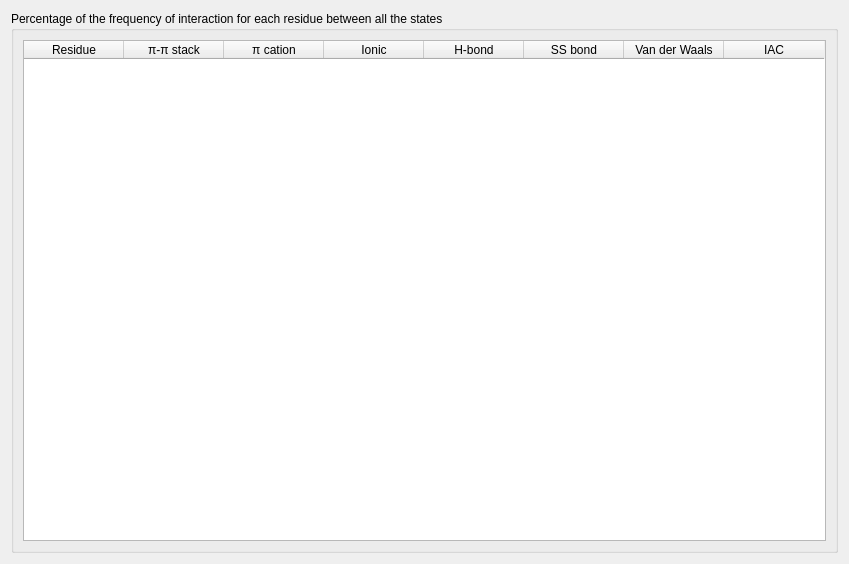
<?xml version="1.0" encoding="UTF-8"?>
<ui version="4.0">
 <class>Form</class>
 <widget class="QWidget" name="Form">
  <property name="geometry">
   <rect>
    <x>0</x>
    <y>0</y>
    <width>849</width>
    <height>564</height>
   </rect>
  </property>
  <property name="sizePolicy">
   <sizepolicy hsizetype="Minimum" vsizetype="Minimum">
    <horstretch>0</horstretch>
    <verstretch>0</verstretch>
   </sizepolicy>
  </property>
  <property name="windowTitle">
   <string>Residue based analysis</string>
  </property>
  <layout class="QVBoxLayout" name="verticalLayout">
   <property name="sizeConstraint">
    <enum>QLayout::SetDefaultConstraint</enum>
   </property>
   <item>
    <widget class="QGroupBox" name="groupBox">
     <property name="title">
      <string>Percentage of the frequency of interaction for each residue between all the states
                        </string>
     </property>
     <layout class="QVBoxLayout" name="verticalLayout_2">
      <item>
       <widget class="QTableWidget" name="freqTable">
        <property name="sizePolicy">
         <sizepolicy hsizetype="Minimum" vsizetype="Minimum">
          <horstretch>0</horstretch>
          <verstretch>0</verstretch>
         </sizepolicy>
        </property>
        <property name="styleSheet">
         <string notr="true">QTableWidget::item:selected{ background-color: rgb(140, 167,
                                        183); color: white; }
                                    </string>
        </property>
        <property name="sizeAdjustPolicy">
         <enum>QAbstractScrollArea::AdjustIgnored</enum>
        </property>
        <property name="editTriggers">
         <set>QAbstractItemView::NoEditTriggers</set>
        </property>
        <property name="selectionMode">
         <enum>QAbstractItemView::SingleSelection</enum>
        </property>
        <property name="selectionBehavior">
         <enum>QAbstractItemView::SelectRows</enum>
        </property>
        <property name="showGrid">
         <bool>false</bool>
        </property>
        <property name="sortingEnabled">
         <bool>true</bool>
        </property>
        <property name="cornerButtonEnabled">
         <bool>false</bool>
        </property>
        <column>
         <property name="text">
          <string>Residue</string>
         </property>
        </column>
        <column>
         <property name="text">
          <string>π-π stack</string>
         </property>
        </column>
        <column>
         <property name="text">
          <string>π cation</string>
         </property>
        </column>
        <column>
         <property name="text">
          <string>Ionic</string>
         </property>
        </column>
        <column>
         <property name="text">
          <string>H-bond</string>
         </property>
        </column>
        <column>
         <property name="text">
          <string>SS bond</string>
         </property>
        </column>
        <column>
         <property name="text">
          <string>Van der Waals</string>
         </property>
        </column>
        <column>
         <property name="text">
          <string>IAC</string>
         </property>
        </column>
       </widget>
      </item>
     </layout>
    </widget>
   </item>
  </layout>
 </widget>
 <resources/>
 <connections/>
</ui>
